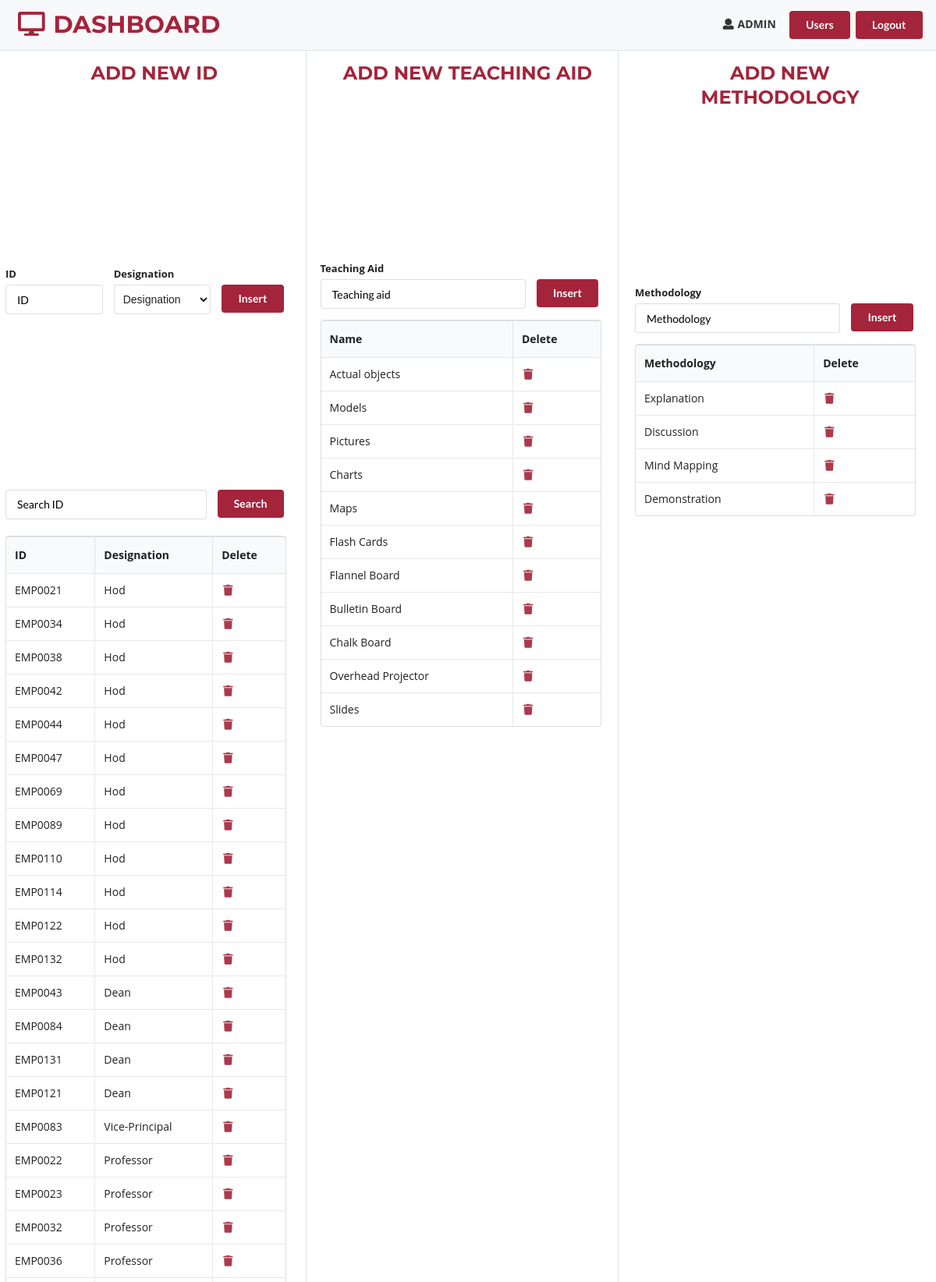
The app's page /admin-dashboard.php (signed in, upper part) with its own data.
### tables this page shows
CREATE TABLE `verifyid` (
  `id` int(50) NOT NULL,
  `tid` varchar(50) NOT NULL,
  `designation` varchar(20) NOT NULL
);

CREATE TABLE `teachingaid` (
  `id` int(100) NOT NULL,
  `name` varchar(100) NOT NULL
);

CREATE TABLE `methodology` (
  `id` int(100) NOT NULL,
  `name` varchar(100) NOT NULL
);

### admin-dashboard.php (the view, shortened to what this page needs)
<?php include("header.php") ?>
<nav class="navbar navbar-expand-lg navbar-light bg-light border-bottom">
        <h2 class="ml-2 my-0 nav-head"><i class="fa fa-desktop fa-fw" aria-hidden="true"></i> DASHBOARD</h2>
        <div class="collapse navbar-collapse" id="navbarSupportedContent">
          <ul class="navbar-nav ml-auto mt-2 mt-lg-0">
            <p id="username" class="mt-0 mr-3 mt-3"><i class='user icon'></i><strong><?php echo $_SESSION['name'] ?></strong></p>
            <a href="users.php"><button type="submit" class="ui button bg-red mx-1 my-2" id="insert-id">Users</button></a>
            <a href="index.php?logout='1'"><button type="submit" class="ui button bg-red mx-1 my-2" id="insert-id">Logout</button></a>
          </ul>
        </div>
 </nav>
 <div class="admin-grid">
    <div class="ad-con mx-2 pr-1 border-right">
        <div class="head-bar">
            <h2 style="text-align:center" class="my-3 mx-4">ADD NEW ID</h2>
        </div>
        <form method="post" action="admin-dashboard.php" class="ui form admin-form ">
          <div class="fields">
            <div id="id-input" class="seven wide field mt-2">
              <label>ID</label>
              <input placeholder="ID" name="tid" type="text" required>
            </div>
            <div id="deg-input" class="seven wide field mt-2">
              <label>Designation</label>
              <select class="ui fluid dropdown" name="designation" required>
                      <option value="">Designation</option>
                  </select>
            </div>
            <div class="field mt-2">
                  <button type="submit" class="ui button bg-red" id="insert-id" name="insert_tid">Insert</button>
            </div>
          </div>
      </form>
      <form method="get" action="admin-dashboard.php" class="ui form admin-form mb-2">
          <div class="fields">
            <div id="id-input" class="fourteen wide field mb-2">
              <input placeholder="Search ID" name="search_tid" type="text" required>
            </div>
            <div class="field">
                  <button type="submit" class="ui button bg-red" id="insert-id">Search</button>
            </div>
          </div>
      </form>
      <div style="max-height: 100vh; overflow-y: auto; margin-bottom: 10vh;" class="container-four">
        <table class="ui celled table admin-table">
              <thead>
                <tr id="table-head">
                  <th>ID</th>
                  <th>Designation</th>
                  <th>Delete</th>
                </tr>
              </thead>
              <tbody>
            <?php
              if (isset($_GET['search_tid'])) {
                $id = $_GET['search_tid'];
                $sql = "SELECT * FROM `verifyid` WHERE `tid` = '$id'";
              } else {
                $sql = "SELECT * FROM `verifyid` WHERE 1";
              }
              $result = $db-> query($sql);
              if($result-> num_rows > 0){
                while ($row = $result-> fetch_assoc()) { ?>
                          <tr><td><?php echo $row["tid"] ?></td>
                          <td><?php echo $row["designation"] ?></td>
                          <td>
                          <form method='post' action='admin-dashboard.php' class='ui form delete'>
                            <button onclick='return checkDelete()' type='submit' name='delete_tid' value='<?php echo $row['id'] ?>' id='delete' class='ui mini icon button delete'>
                              <i class='trash icon'></i>
                            </button>
                          </form>
                          </td>
                          </tr>
                <?php	}
                }
              ?>
            </tbody>
        </table>
      </div>
   </div>
   <div class="ad-con mx-2 pl-1 pr-1 border-right">
   <div class="head-bar">
            <h2 style="text-align:center" class="my-3 mx-4">ADD NEW TEACHING AID</h2>
        </div>
        <form method="post" action="server.php" class="ui form admin-form ">
          <div class="fields">
            <div id="id-input" class="fifteen wide field">
              <label>Teaching Aid</label>
              <input placeholder="Teaching aid" name="teachingaid" type="text" required>
            </div>
            <div class="field">
                  <button type="submit" class="ui button bg-red" id="insert-id" name="insert_teachingaid">Insert</button>
          </div>
          </div>
      </form>
      <div class="container-four">
        <table class="ui celled table admin-table">
              <thead>
                <tr id="table-head">
                  <th>Name</th>
                  <th>Delete</th>
                </tr>
              </thead>
              <tbody>
            <?php
              $sql = "SELECT * FROM `teachingaid` WHERE 1";
              $result = $db-> query($sql);
              if($result-> num_rows > 0){
                while ($row = $result-> fetch_assoc()) { ?>
                          <td><?php echo $row["name"] ?></td>
                          <td>
                          <form method='post' action='admin-dashboard.php' class='ui form delete'>
                            <button onclick='return checkDelete()' type='submit' name='delete_teachingaid' value='<?php echo $row['id'] ?>' id='delete' class='ui mini icon button delete'>
                              <i class='trash icon'></i>
                            </button>
                          </form>
                          </td>
                <?php	}
                }
              ?>
            </tbody>
        </table>
      </div>
   </div>
   <div class="ad-con mx-3">
    <div class="head-bar">
            <h2 style="text-align:center" class="my-3 mx-4">ADD NEW METHODOLOGY</h2>
        </div>
        <form method="post" action="server.php" class="ui form admin-form ">
          <div class="fields">
            <div id="id-input" class="fifteen wide field">
              <label>Methodology</label>
              <input placeholder="Methodology" name="methodology" type="text" required>
            </div>
            <div class="field">
                  <button type="submit" class="ui button bg-red" id="insert-id" name="insert_methodology">Insert</button>
          </div>
          </div>
      </form>
      <div class="container-four">
        <table class="ui celled table admin-table">
              <thead>
                <tr id="table-head">
                  <th>Methodology</th>
                  <th>Delete</th>
                </tr>
              </thead>
              <tbody>
              <?php
                $sql = "SELECT * FROM `methodology` WHERE 1";
                $result = $db-> query($sql);
                if($result-> num_rows > 0){
                  while ($row = $result-> fetch_assoc()) { ?>
                            <td><?php echo $row["name"] ?></td>
                            <td>
                            <form method='post' action='admin-dashboard.php' class='ui form delete'>
                              <button onclick='return checkDelete()' type='submit' name='delete_methodology' value='<?php echo $row['id'] ?>' id='delete' class='ui mini icon button delete'>
                                <i class='trash icon'></i>
                              </button>
                            </form>
                            </td>
                  <?php	}
                  }
                ?>
              </tbody>
        </table>
      </div>
  </div>
 </div>
  <?php include("footer.php") ?>

### CSS/simple-sidebar.css (style rules this page uses)
.bg-red { background: #a4243b !important; color: white !important; }
.nav-head { color: #a4243b; text-align: center !important; font-size: 2.2em; font-family: "Montserrat", sans-serif !important; }

### CSS/style.css (style rules this page uses)
body { background: white; }
form.delete { display: inline; }
#delete { background: #fff !important; box-shadow: none !important; padding: 0 !important; color: #a4243b !important; font-size: 1rem !important; }
.head-bar > h2 { color: #a4243b; font-family: "Montserrat", sans-serif !important; }
::placeholder { color: #000 !important; }
.admin-form { margin-top: 5vh !important; width: 30vw !important; }
.admin-grid { display: grid; grid-template-columns: 1fr 1fr 1fr; }
.admin-table { width: 30vw !important; }

### records on screen
verifyid: tid "EMP0021", designation "Hod", $row['id'] 14 (drawn)
verifyid: tid "EMP0034", designation "Hod", $row['id'] 15 (drawn)
verifyid: tid "EMP0038", designation "Hod", $row['id'] 16 (drawn)
verifyid: tid "EMP0042", designation "Hod", $row['id'] 17 (drawn)
verifyid: tid "EMP0044", designation "Hod", $row['id'] 18 (drawn)
verifyid: tid "EMP0047", designation "Hod", $row['id'] 19 (drawn)
verifyid: tid "EMP0069", designation "Hod", $row['id'] 20 (drawn)
verifyid: tid "EMP0089", designation "Hod", $row['id'] 21 (drawn)
verifyid: tid "EMP0110", designation "Hod", $row['id'] 22 (drawn)
verifyid: tid "EMP0114", designation "Hod", $row['id'] 23 (drawn)
verifyid: tid "EMP0122", designation "Hod", $row['id'] 24 (drawn)
verifyid: tid "EMP0132", designation "Hod", $row['id'] 25 (drawn)
verifyid: tid "EMP0043", designation "Dean", $row['id'] 26 (drawn)
verifyid: tid "EMP0084", designation "Dean", $row['id'] 27 (drawn)
verifyid: tid "EMP0131", designation "Dean", $row['id'] 28 (drawn)
verifyid: tid "EMP0121", designation "Dean", $row['id'] 29 (drawn)
verifyid: tid "EMP0083", designation "Vice-Principal", $row['id'] 30 (drawn)
verifyid: tid "EMP0022", designation "Professor", $row['id'] 31 (drawn)
verifyid: tid "EMP0023", designation "Professor", $row['id'] 32 (drawn)
verifyid: tid "EMP0032", designation "Professor", $row['id'] 33 (drawn)
verifyid: tid "EMP0036", designation "Professor", $row['id'] 34 (drawn)
teachingaid: name "Actual objects", $row['id'] 1 (drawn)
teachingaid: name "Models", $row['id'] 2 (drawn)
teachingaid: name "Pictures", $row['id'] 3 (drawn)
teachingaid: name "Charts", $row['id'] 4 (drawn)
teachingaid: name "Maps", $row['id'] 5 (drawn)
teachingaid: name "Flash Cards", $row['id'] 6 (drawn)
teachingaid: name "Flannel Board", $row['id'] 7 (drawn)
teachingaid: name "Bulletin Board", $row['id'] 8 (drawn)
teachingaid: name "Chalk Board", $row['id'] 9 (drawn)
teachingaid: name "Overhead Projector", $row['id'] 10 (drawn)
teachingaid: name "Slides", $row['id'] 11 (drawn)
methodology: name "Explanation", $row['id'] 1 (drawn)
methodology: name "Discussion", $row['id'] 2 (drawn)
methodology: name "Mind Mapping", $row['id'] 3 (drawn)
methodology: name "Demonstration", $row['id'] 4 (drawn)

### other values on screen
$_SESSION['name'] "ADMIN"
